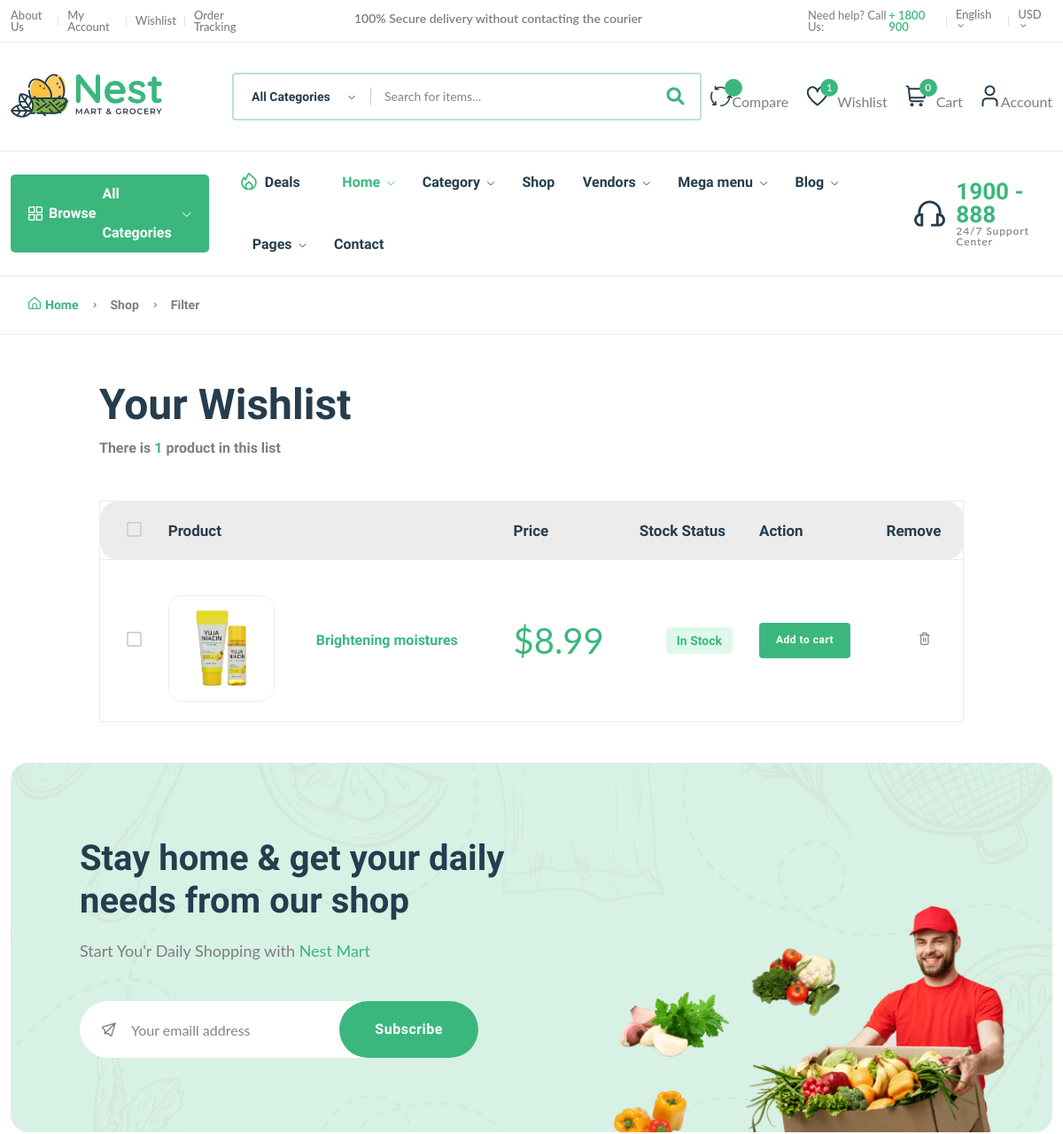
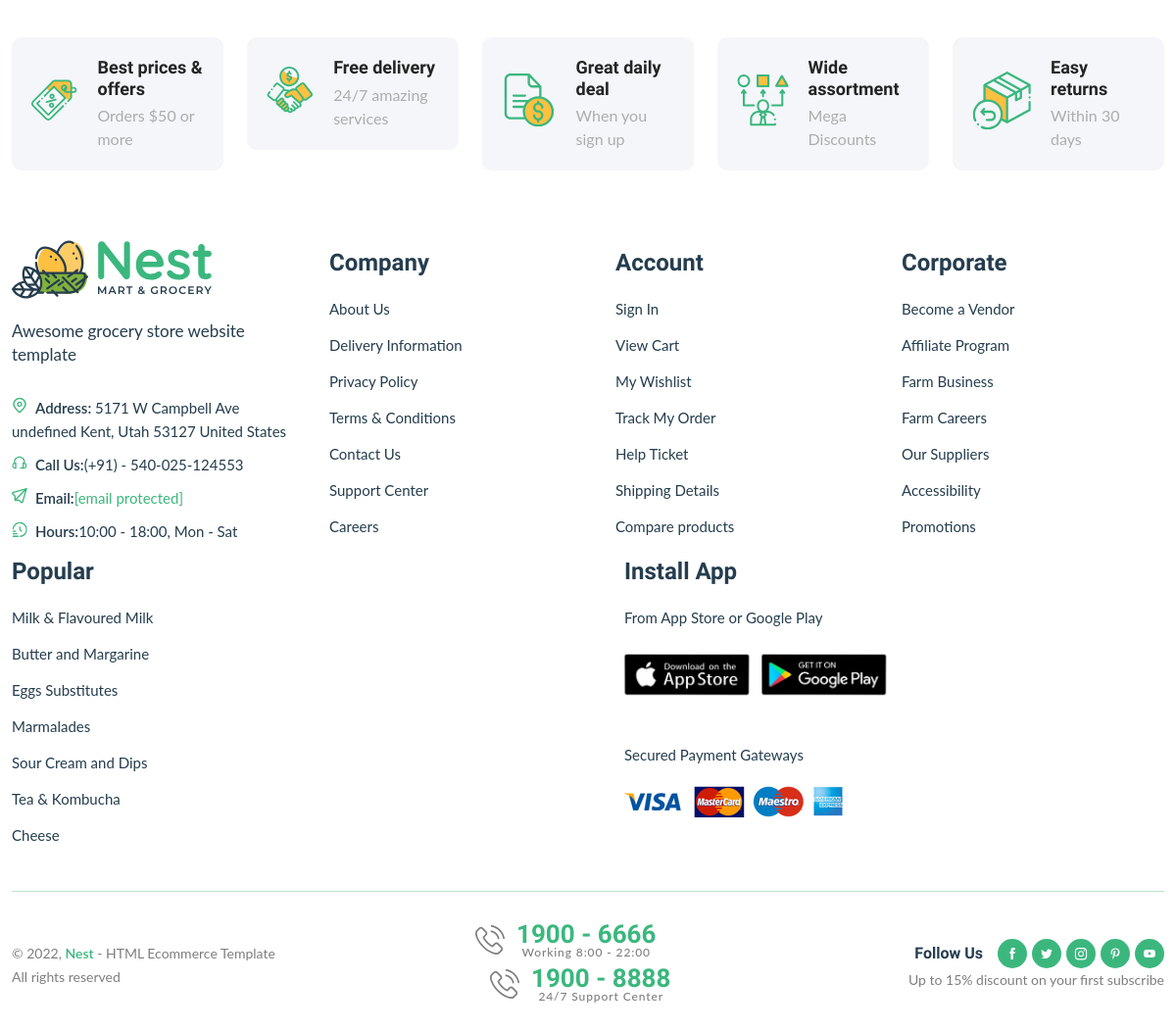
Page /wishlist/ (signed in) on the committed database (2 pictures, top to bottom).
### core/models.py (models this page shows, shortened)
class Wishlist(models.Model):
    user = models.ForeignKey(User, on_delete=models.SET_NULL, null=True)
    product = models.ForeignKey(Product, on_delete=models.SET_NULL, null=True)
    date = models.DateTimeField(auto_now_add=True)
    class Meta:
        verbose_name_plural = "Wishlists"

class Product(models.Model):
    pid = ShortUUIDField(unique=True, length=10, max_length=20, alphabet="abcdefgh12345")
    user = models.ForeignKey(User, on_delete=models.SET_NULL, null=True)
    category = models.ForeignKey(Category, on_delete=models.SET_NULL, null=True, related_name="category")
    vendor = models.ForeignKey(Vendor, on_delete=models.SET_NULL, null=True, related_name="vendor")
    title = models.CharField(max_length=100, default="Fresh Pear")
    image = models.ImageField(upload_to=user_directory_path, default="product.jpg")
    description = CKEditor5Field(null=True, blank=True, default="This is the product", config_name="extends")
    price = models.DecimalField(max_digits=12, decimal_places=2, default="1.99")
    old_price = models.DecimalField(max_digits=12, decimal_places=2, default="2.99")
    specifications = CKEditor5Field(null=True, blank=True, config_name="extends")
    type = models.CharField(max_length=100, default="Organic", null=True, blank=True)
    stock_count = models.CharField(max_length=100, default="10", null=True, blank=True)
    life = models.CharField(max_length=100, default="100 Days", null=True, blank=True)
    mfd = models.DateTimeField(auto_now_add=False, null=True, blank=True)
    tags = TaggableManager(blank=True)
    product_status = models.CharField(choices=STATUS, max_length=10, default="in_review")
    status = models.BooleanField(default=True)
    in_stock = models.BooleanField(default=True)
    featured = models.BooleanField(default=True)
    digital = models.BooleanField(default=False)
    sku = ShortUUIDField(unique=True, length=4, max_length=10, prefix="sku", alphabet="1234567890")
    date = models.DateTimeField(auto_now_add=True)
    updated = models.DateTimeField(null=True, blank=True)
    class Meta:
        verbose_name_plural = "Products"

### core/views.py (the view)
# urls.py: path("wishlist/", wishlist_view, name="wishlist"),
@login_required
def wishlist_view(request):
    wishlist = Wishlist.objects.all()
    context = {
        "w": wishlist,
    }
    return render(request, "core/wishlist.html", context)

### core/context_processor.py (called while the page is built)
def default(request):
    categories = Category.objects.all()
    vendors = Vendor.objects.all()
    min_max_price = Product.objects.aggregate(Min("price"), Max("price")) # Get the lowest and highest value from the models (price from product)
    try:
        wishlist = Wishlist.objects.filter(user=request.user)
    except:
        messages.warning(request, "You need to login before accessing your wishlist.")
        wishlist = 0
    try:
        address = Address.objects.get(user=request.user)
    except:
        address = None
    return {
        "categories": categories,
        "wishlist": wishlist,
        "address": address,
        "vendors": vendors,
        "min_max_price": min_max_price,
    }

### templates/core/wishlist.html (shortened to what this page needs)
{% extends 'core/partials/base.html' %}
{% load static %}
{% block content %}
    <main class="main" id="wishlist-list">
        <div class="page-header breadcrumb-wrap">
            <div class="container">
                <div class="breadcrumb">
                    <a href="index.html" rel="nofollow"><i class="fi-rs-home mr-5"></i>Home</a>
                    <span></span> Shop <span></span> Filter
                </div>
            </div>
        </div>
        <div class="container mb-30 mt-50">
            <div class="row">
                <div class="col-xl-10 col-lg-12 m-auto">
                    <div class="mb-50">
                        <h1 class="heading-2 mb-10">Your Wishlist</h1>
                        <h6 class="text-body">There {% if wishlist.count == 1 %} is {% else %} are {% endif %}<span class="text-brand">{{ wishlist.count}}</span> product{{ wishlist.count|pluralize}} in this list</h6>
                    </div>
                    <div class="table-responsive shopping-summery">
                        <table class="table table-wishlist">
                            <thead>
                                <tr class="main-heading">
                                    <th class="custome-checkbox start pl-30">
                                        <label class="form-check-label" for="exampleCheckbox11"></label>
                                    </th>
                                    <th scope="col" colspan="2">Product</th>
                                    <th scope="col">Price</th>
                                    <th scope="col">Stock Status</th>
                                    <th scope="col">Action</th>
                                    <th scope="col" class="end">Remove</th>
                                </tr>
                            </thead>
                            <tbody>
                                {% for w in w %}
                                <tr class="pt-30">
                                    <td class="custome-checkbox pl-30">
                                        <label class="form-check-label" for="exampleCheckbox1"></label>
                                    </td>
                                    <td class="image product-thumbnail pt-40"><img src="{{ w.product.image.url }}" alt="#" /></td>
                                    <td class="product-des product-name">
                                        <h6><a class="product-name mb-10" href="{% url 'core:product-detail' w.product.pid %}">{{ w.product.title|truncatechars:30 }}</a></h6>
                                    </td>
                                    <td class="price d-fdlex fs-1" data-title="Price">
                                        <span class="text-brand">$</span><span class="text-brand current-product-price-{{  w.product.id }}">{{ w.product.price }}</h3></span>
                                    </td>
                                    <td class="text-center detail-info" data-title="Stock">
                                        <span class="stock-status in-stock mb-0">{% if w.product.in_stock %} In Stock {% else %} Out of Stock {% endif %}</span>
                                    </td>
                                    <td class="text-right" data-title="Cart">
                                        <button class="btn btn-sm add-to-cart-btn" data-index="{{  w.product.id }}">Add to cart</button>
                                    </td>
                                    <td class="action text-center" data-title="Remove">
                                        <button style="border: none; background: none;" data-wishlist-product="{{ w.id }}" class="text-body delete-wishlist-product"><i class="fi-rs-trash"></i></button>
                                    </td>
                                </tr>
                                {% empty %}
                                <tr>
                                    <td><p>Your wishlist is empty...</p></td>
                                </tr>
                                {% endfor %}
                            </tbody>
                        </table>
                    </div>
                </div>
            </div>
        </div>
    </main>
{% endblock content %}

### rows in the picture
Wishlist: product.image (picture), product "Brightening moistures", product.price "8.99", shows "In Stock"

### other values in the picture
{{ wishlist.count }} "1"
{{ request.session.cart_data_obj|length }} "0"
